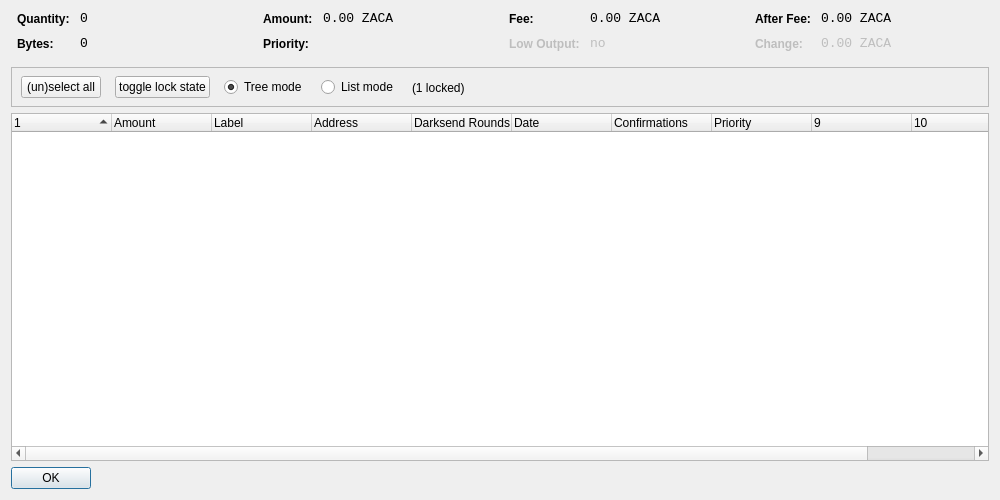
<?xml version="1.0" encoding="UTF-8"?>
<ui version="4.0">
 <class>CoinControlDialog</class>
 <widget class="QDialog" name="CoinControlDialog">
  <property name="geometry">
   <rect>
    <x>0</x>
    <y>0</y>
    <width>1000</width>
    <height>500</height>
   </rect>
  </property>
  <property name="windowTitle">
   <string>Coin Control</string>
  </property>
  <layout class="QVBoxLayout" name="verticalLayout">
   <item>
    <layout class="QHBoxLayout" name="horizontalLayoutTop" stretch="0,0,0,0">
     <property name="topMargin">
      <number>0</number>
     </property>
     <property name="bottomMargin">
      <number>10</number>
     </property>
     <item>
      <layout class="QFormLayout" name="formLayoutCoinControl1">
       <property name="horizontalSpacing">
        <number>10</number>
       </property>
       <property name="verticalSpacing">
        <number>10</number>
       </property>
       <property name="leftMargin">
        <number>6</number>
       </property>
       <property name="rightMargin">
        <number>6</number>
       </property>
       <item row="0" column="0">
        <widget class="QLabel" name="labelCoinControlQuantityText">
         <property name="styleSheet">
          <string notr="true">font-weight:bold;</string>
         </property>
         <property name="text">
          <string>Quantity:</string>
         </property>
        </widget>
       </item>
       <item row="0" column="1">
        <widget class="QLabel" name="labelCoinControlQuantity">
         <property name="font">
          <font>
           <family>Monospace</family>
           <pointsize>10</pointsize>
          </font>
         </property>
         <property name="cursor">
          <cursorShape>IBeamCursor</cursorShape>
         </property>
         <property name="contextMenuPolicy">
          <enum>Qt::ActionsContextMenu</enum>
         </property>
         <property name="text">
          <string notr="true">0</string>
         </property>
         <property name="textInteractionFlags">
          <set>Qt::LinksAccessibleByMouse|Qt::TextSelectableByKeyboard|Qt::TextSelectableByMouse</set>
         </property>
        </widget>
       </item>
       <item row="1" column="0">
        <widget class="QLabel" name="labelCoinControlBytesText">
         <property name="styleSheet">
          <string notr="true">font-weight:bold;</string>
         </property>
         <property name="text">
          <string>Bytes:</string>
         </property>
        </widget>
       </item>
       <item row="1" column="1">
        <widget class="QLabel" name="labelCoinControlBytes">
         <property name="font">
          <font>
           <family>Monospace</family>
           <pointsize>10</pointsize>
          </font>
         </property>
         <property name="cursor">
          <cursorShape>IBeamCursor</cursorShape>
         </property>
         <property name="contextMenuPolicy">
          <enum>Qt::ActionsContextMenu</enum>
         </property>
         <property name="text">
          <string notr="true">0</string>
         </property>
         <property name="textInteractionFlags">
          <set>Qt::LinksAccessibleByMouse|Qt::TextSelectableByKeyboard|Qt::TextSelectableByMouse</set>
         </property>
        </widget>
       </item>
      </layout>
     </item>
     <item>
      <layout class="QFormLayout" name="formLayoutCoinControl2">
       <property name="horizontalSpacing">
        <number>10</number>
       </property>
       <property name="verticalSpacing">
        <number>10</number>
       </property>
       <property name="leftMargin">
        <number>6</number>
       </property>
       <property name="rightMargin">
        <number>6</number>
       </property>
       <item row="0" column="0">
        <widget class="QLabel" name="labelCoinControlAmountText">
         <property name="styleSheet">
          <string notr="true">font-weight:bold;</string>
         </property>
         <property name="text">
          <string>Amount:</string>
         </property>
        </widget>
       </item>
       <item row="0" column="1">
        <widget class="QLabel" name="labelCoinControlAmount">
         <property name="font">
          <font>
           <family>Monospace</family>
           <pointsize>10</pointsize>
          </font>
         </property>
         <property name="cursor">
          <cursorShape>IBeamCursor</cursorShape>
         </property>
         <property name="contextMenuPolicy">
          <enum>Qt::ActionsContextMenu</enum>
         </property>
         <property name="text">
          <string notr="true">0.00 ZACA</string>
         </property>
         <property name="textInteractionFlags">
          <set>Qt::LinksAccessibleByMouse|Qt::TextSelectableByKeyboard|Qt::TextSelectableByMouse</set>
         </property>
        </widget>
       </item>
       <item row="1" column="0">
        <widget class="QLabel" name="labelCoinControlPriorityText">
         <property name="styleSheet">
          <string notr="true">font-weight:bold;</string>
         </property>
         <property name="text">
          <string>Priority:</string>
         </property>
        </widget>
       </item>
       <item row="1" column="1">
        <widget class="QLabel" name="labelCoinControlPriority">
         <property name="font">
          <font>
           <family>Monospace</family>
           <pointsize>10</pointsize>
          </font>
         </property>
         <property name="cursor">
          <cursorShape>IBeamCursor</cursorShape>
         </property>
         <property name="contextMenuPolicy">
          <enum>Qt::ActionsContextMenu</enum>
         </property>
         <property name="text">
          <string/>
         </property>
         <property name="textInteractionFlags">
          <set>Qt::LinksAccessibleByMouse|Qt::TextSelectableByKeyboard|Qt::TextSelectableByMouse</set>
         </property>
        </widget>
       </item>
      </layout>
     </item>
     <item>
      <layout class="QFormLayout" name="formLayoutCoinControl3">
       <property name="horizontalSpacing">
        <number>10</number>
       </property>
       <property name="verticalSpacing">
        <number>10</number>
       </property>
       <property name="leftMargin">
        <number>6</number>
       </property>
       <property name="rightMargin">
        <number>6</number>
       </property>
       <item row="0" column="0">
        <widget class="QLabel" name="labelCoinControlFeeText">
         <property name="styleSheet">
          <string notr="true">font-weight:bold;</string>
         </property>
         <property name="text">
          <string>Fee:</string>
         </property>
        </widget>
       </item>
       <item row="0" column="1">
        <widget class="QLabel" name="labelCoinControlFee">
         <property name="font">
          <font>
           <family>Monospace</family>
           <pointsize>10</pointsize>
          </font>
         </property>
         <property name="cursor">
          <cursorShape>IBeamCursor</cursorShape>
         </property>
         <property name="contextMenuPolicy">
          <enum>Qt::ActionsContextMenu</enum>
         </property>
         <property name="text">
          <string notr="true">0.00 ZACA</string>
         </property>
         <property name="textInteractionFlags">
          <set>Qt::LinksAccessibleByMouse|Qt::TextSelectableByKeyboard|Qt::TextSelectableByMouse</set>
         </property>
        </widget>
       </item>
       <item row="1" column="0">
        <widget class="QLabel" name="labelCoinControlLowOutputText">
         <property name="enabled">
          <bool>false</bool>
         </property>
         <property name="styleSheet">
          <string notr="true">font-weight:bold;</string>
         </property>
         <property name="text">
          <string>Low Output:</string>
         </property>
        </widget>
       </item>
       <item row="1" column="1">
        <widget class="QLabel" name="labelCoinControlLowOutput">
         <property name="enabled">
          <bool>false</bool>
         </property>
         <property name="font">
          <font>
           <family>Monospace</family>
           <pointsize>10</pointsize>
          </font>
         </property>
         <property name="cursor">
          <cursorShape>IBeamCursor</cursorShape>
         </property>
         <property name="contextMenuPolicy">
          <enum>Qt::ActionsContextMenu</enum>
         </property>
         <property name="text">
          <string notr="true">no</string>
         </property>
         <property name="textInteractionFlags">
          <set>Qt::LinksAccessibleByMouse|Qt::TextSelectableByKeyboard|Qt::TextSelectableByMouse</set>
         </property>
        </widget>
       </item>
      </layout>
     </item>
     <item>
      <layout class="QFormLayout" name="formLayoutCoinControl4">
       <property name="horizontalSpacing">
        <number>10</number>
       </property>
       <property name="verticalSpacing">
        <number>10</number>
       </property>
       <property name="leftMargin">
        <number>6</number>
       </property>
       <property name="rightMargin">
        <number>6</number>
       </property>
       <item row="0" column="0">
        <widget class="QLabel" name="labelCoinControlAfterFeeText">
         <property name="styleSheet">
          <string notr="true">font-weight:bold;</string>
         </property>
         <property name="text">
          <string>After Fee:</string>
         </property>
        </widget>
       </item>
       <item row="0" column="1">
        <widget class="QLabel" name="labelCoinControlAfterFee">
         <property name="font">
          <font>
           <family>Monospace</family>
           <pointsize>10</pointsize>
          </font>
         </property>
         <property name="cursor">
          <cursorShape>IBeamCursor</cursorShape>
         </property>
         <property name="contextMenuPolicy">
          <enum>Qt::ActionsContextMenu</enum>
         </property>
         <property name="text">
          <string notr="true">0.00 ZACA</string>
         </property>
         <property name="textInteractionFlags">
          <set>Qt::LinksAccessibleByMouse|Qt::TextSelectableByKeyboard|Qt::TextSelectableByMouse</set>
         </property>
        </widget>
       </item>
       <item row="1" column="0">
        <widget class="QLabel" name="labelCoinControlChangeText">
         <property name="enabled">
          <bool>false</bool>
         </property>
         <property name="styleSheet">
          <string notr="true">font-weight:bold;</string>
         </property>
         <property name="text">
          <string>Change:</string>
         </property>
        </widget>
       </item>
       <item row="1" column="1">
        <widget class="QLabel" name="labelCoinControlChange">
         <property name="enabled">
          <bool>false</bool>
         </property>
         <property name="font">
          <font>
           <family>Monospace</family>
           <pointsize>10</pointsize>
          </font>
         </property>
         <property name="cursor">
          <cursorShape>IBeamCursor</cursorShape>
         </property>
         <property name="contextMenuPolicy">
          <enum>Qt::ActionsContextMenu</enum>
         </property>
         <property name="text">
          <string notr="true">0.00 ZACA</string>
         </property>
         <property name="textInteractionFlags">
          <set>Qt::LinksAccessibleByMouse|Qt::TextSelectableByKeyboard|Qt::TextSelectableByMouse</set>
         </property>
        </widget>
       </item>
      </layout>
     </item>
    </layout>
   </item>
   <item>
    <widget class="QFrame" name="frame">
     <property name="minimumSize">
      <size>
       <width>0</width>
       <height>40</height>
      </size>
     </property>
     <property name="frameShape">
      <enum>QFrame::StyledPanel</enum>
     </property>
     <property name="frameShadow">
      <enum>QFrame::Sunken</enum>
     </property>
     <widget class="QWidget" name="horizontalLayoutWidget">
      <property name="geometry">
       <rect>
        <x>10</x>
        <y>0</y>
        <width>781</width>
        <height>41</height>
       </rect>
      </property>
      <layout class="QHBoxLayout" name="horizontalLayoutPanel" stretch="0,0,0,0,0">
       <property name="spacing">
        <number>14</number>
       </property>
       <item>
        <widget class="QPushButton" name="pushButtonSelectAll">
         <property name="sizePolicy">
          <sizepolicy hsizetype="Maximum" vsizetype="Fixed">
           <horstretch>0</horstretch>
           <verstretch>0</verstretch>
          </sizepolicy>
         </property>
         <property name="text">
          <string>(un)select all</string>
         </property>
        </widget>
       </item>
        <item>
         <widget class="QPushButton" name="pushButtonToggleLock">
          <property name="sizePolicy">
           <sizepolicy hsizetype="Maximum" vsizetype="Fixed">
            <horstretch>0</horstretch>
            <verstretch>0</verstretch>
           </sizepolicy>
          </property>
          <property name="text">
           <string>toggle lock state</string>
          </property>
          <property name="autoDefault">
           <bool>false</bool>
          </property>
         </widget>
        </item>
       <item>
        <widget class="QRadioButton" name="radioTreeMode">
         <property name="sizePolicy">
          <sizepolicy hsizetype="Maximum" vsizetype="Fixed">
           <horstretch>0</horstretch>
           <verstretch>0</verstretch>
          </sizepolicy>
         </property>
         <property name="text">
          <string>Tree mode</string>
         </property>
         <property name="checked">
          <bool>true</bool>
         </property>
        </widget>
       </item>
       <item>
        <widget class="QRadioButton" name="radioListMode">
         <property name="sizePolicy">
          <sizepolicy hsizetype="Maximum" vsizetype="Fixed">
           <horstretch>0</horstretch>
           <verstretch>0</verstretch>
          </sizepolicy>
         </property>
         <property name="text">
          <string>List mode</string>
         </property>
        </widget>
       </item>
        <item>
         <widget class="QLabel" name="labelLocked">
          <property name="text">
           <string>(1 locked)</string>
          </property>
         </widget>
        </item>
       <item>
        <spacer name="horizontalSpacer">
         <property name="orientation">
          <enum>Qt::Horizontal</enum>
         </property>
         <property name="sizeHint" stdset="0">
          <size>
           <width>40</width>
           <height>20</height>
          </size>
         </property>
        </spacer>
       </item>
      </layout>
     </widget>
    </widget>
   </item>
   <item>
    <widget class="CoinControlTreeWidget" name="treeWidget">
     <property name="contextMenuPolicy">
      <enum>Qt::CustomContextMenu</enum>
     </property>
     <property name="sortingEnabled">
      <bool>false</bool>
     </property>
     <property name="columnCount">
      <number>11</number>
     </property>
     <attribute name="headerShowSortIndicator" stdset="0">
      <bool>true</bool>
     </attribute>
     <attribute name="headerStretchLastSection">
      <bool>false</bool>
     </attribute>
     <column>
      <property name="text">
       <string/>
      </property>
     </column>
     <column>
      <property name="text">
       <string>Amount</string>
      </property>
     </column>
     <column>
      <property name="text">
       <string>Label</string>
      </property>
     </column>
     <column>
      <property name="text">
       <string>Address</string>
      </property>
     </column>
     <column>
      <property name="text">
       <string>Darksend Rounds</string>
      </property>
    </column>
     <column>
      <property name="text">
       <string>Date</string>
      </property>
     </column>
     <column>
      <property name="text">
       <string>Confirmations</string>
      </property>
      <property name="toolTip">
       <string>Confirmed</string>
      </property>
     </column>
     <column>
      <property name="text">
       <string>Priority</string>
      </property>
     </column>
     <column>
      <property name="text">
       <string/>
      </property>
     </column>
     <column>
      <property name="text">
       <string/>
      </property>
     </column>
     <column>
      <property name="text">
       <string/>
      </property>
     </column>
     <column>
      <property name="text">
       <string/>
      </property>
     </column>
    </widget>
   </item>
   <item>
    <widget class="QDialogButtonBox" name="buttonBox">
     <property name="sizePolicy">
      <sizepolicy hsizetype="Maximum" vsizetype="Fixed">
       <horstretch>0</horstretch>
       <verstretch>0</verstretch>
      </sizepolicy>
     </property>
     <property name="orientation">
      <enum>Qt::Horizontal</enum>
     </property>
     <property name="standardButtons">
      <set>QDialogButtonBox::Ok</set>
     </property>
    </widget>
   </item>
  </layout>
 </widget>
 <customwidgets>
  <customwidget>
   <class>CoinControlTreeWidget</class>
   <extends>QTreeWidget</extends>
   <header>coincontroltreewidget.h</header>
  </customwidget>
 </customwidgets>
 <resources/>
 <connections/>
</ui>
